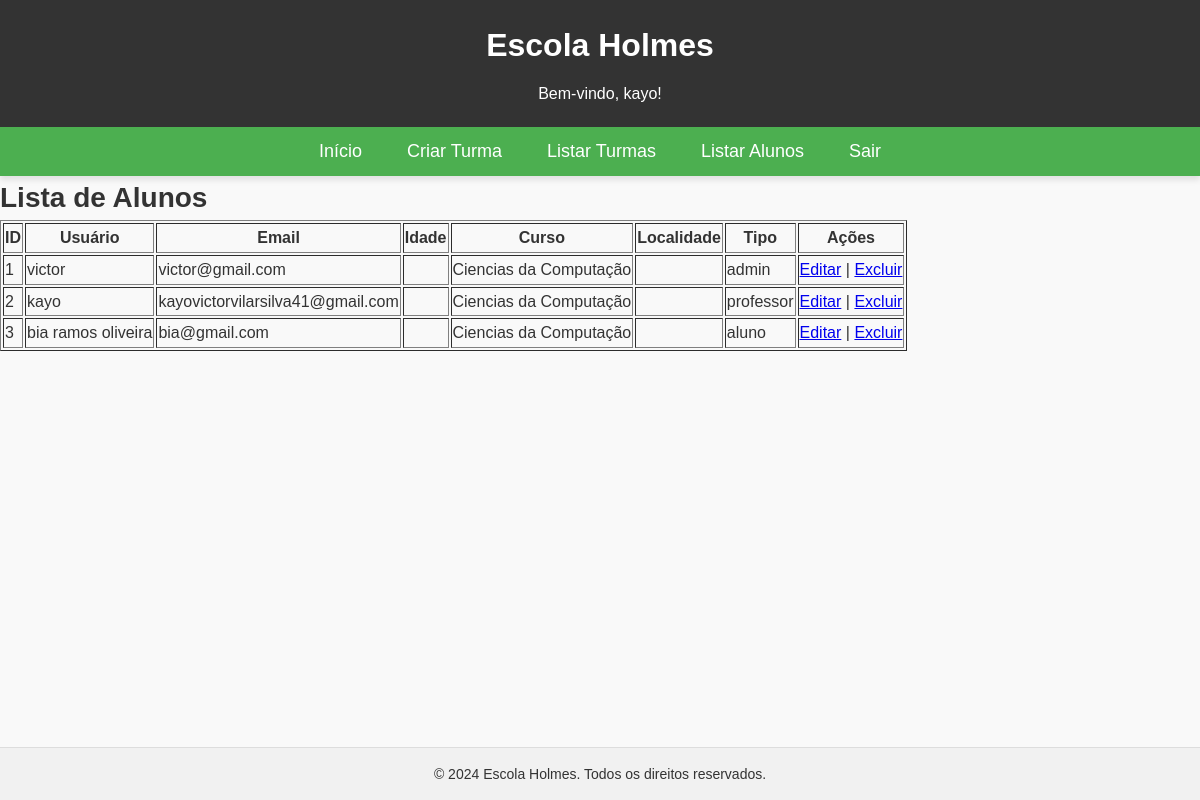
Page /professor/lista_alunos.php (signed in) on the committed database.
### tables this page shows
CREATE TABLE `alunos` (
  `id` int(11) NOT NULL,
  `username` varchar(255) NOT NULL,
  `email` varchar(255) NOT NULL,
  `password_hash` varchar(255) NOT NULL,
  `curso` varchar(255) NOT NULL,
  `tipo` enum('aluno','professor','admin') DEFAULT 'aluno',
  `created_at` timestamp NOT NULL DEFAULT current_timestamp(),
  `idade` int(11) DEFAULT NULL,
  `localidade` varchar(255) DEFAULT NULL
);

### professor/lista_alunos.php (the view, shortened to what this page needs)
<?php
include_once("../includes/config.inc.php");
$sql = "SELECT id, username, email, idade, curso, localidade, tipo FROM alunos";
$result = $conexao->query($sql);
?>
<!DOCTYPE html>
<html lang="en">
<head>
    <link rel="stylesheet" href="../assets/css/style.css">
</head>
<body>
<?php include("templates/topo.php"); ?>
<?php include("templates/menu.php"); ?>
<h1>Lista de Alunos</h1>
<table border="1">
    <tr>
        <th>ID</th>
        <th>Usuário</th>
        <th>Email</th>
        <th>Idade</th>
        <th>Curso</th>
        <th>Localidade</th>
        <th>Tipo</th>
        <th>Ações</th>
    </tr>
    <?php while ($user = $result->fetch_assoc()) { ?>
    <tr>
        <td><?php echo $user['id']; ?></td>
        <td><?php echo $user['username']; ?></td>
        <td><?php echo $user['email']; ?></td>
        <td><?php echo $user['idade']; ?></td>
        <td><?php echo $user['curso']; ?></td>
        <td><?php echo $user['localidade']; ?></td>
        <td><?php echo $user['tipo']; ?></td>
        <td>
            <a href="mudar_alunos.php?id=<?php echo $user['id']; ?>">Editar</a> |
            <a href="excluir_alunos.php?id=<?php echo $user['id']; ?>" onclick="return confirm('Realmente deseja excluir?');">Excluir</a>
        </td>
    </tr>
    <?php } ?>
</table>
<?php include("templates/rodape.php"); ?>
</body>
</html>

### assets/css/style.css (style rules this page uses)
body { font-family: Arial, sans-serif; margin: 0; padding: 0; color: #333; background-color: #ffffff; }
body { font-family: Arial, sans-serif; margin: 0; padding: 0; background-color: #f4f4f9; color: #333; }
body, h1, h2, p, ul, li, a { margin: 0; padding: 0; box-sizing: border-box; }
body { font-family: Arial, sans-serif; color: #333; background-color: #f9f9f9; line-height: 1.6; }
h1 { font-size: 28px; margin: 0; }

### rows in the picture
alunos: id "1", username "victor", email "victor@gmail.com", curso "Ciencias da Computação", tipo "admin"
alunos: id "2", username "kayo", email "kayovictorvilarsilva41@gmail.com", curso "Ciencias da Computação", tipo "professor"
alunos: id "3", username "bia ramos oliveira", email "bia@gmail.com", curso "Ciencias da Computação", tipo "aluno"

### other values in the picture
$_SESSION['username'] "kayo"
